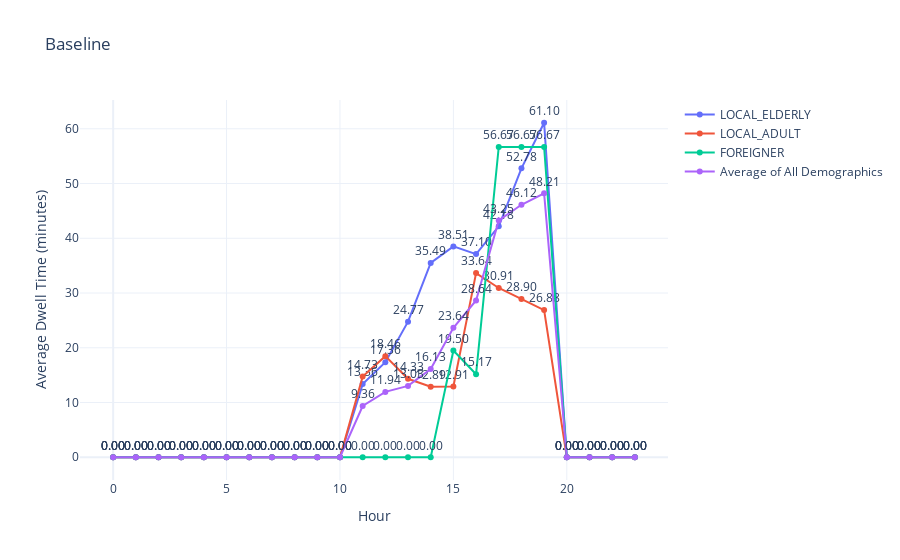

Notebook cell for this chart:
### Code cell
import pandas as pd
import plotly.graph_objects as go

file_path = 'baseline1day.xlsx'
xls = pd.ExcelFile(file_path)

avg_dwell_times = pd.DataFrame()

day_data = pd.read_excel(xls, sheet_name='Day 1')
day_data = day_data.drop(columns=[col for col in day_data.columns if "Unnamed" in col])
day_data['LOCAL_ELDERLY'] = day_data['LOCAL_ELDERLY']/60
day_data['LOCAL_ADULT'] = day_data['LOCAL_ADULT']/60
day_data['FOREIGNER'] = day_data['FOREIGNER']/60
day_data['Average of All Demographics'] = day_data['Average of All Demographics']/60
day_data_filtered = day_data[(day_data['Simulation Hour'] >= 0) & (day_data['Simulation Hour'] <= 23)]

day_data_new = day_data[(day_data['Simulation Hour'] >= 10) & (day_data['Simulation Hour'] <= 20)]
average_Baseline = day_data_new['Average of All Demographics'].sum()/10
print(average_Baseline)

fig = go.Figure()

for column in day_data_filtered.columns[1:]: 
    text_values = [f"{value:.2f}" for value in day_data_filtered[column]]
    fig.add_trace(go.Scatter(x=day_data_filtered['Simulation Hour'], y=day_data_filtered[column], text=text_values,
                             mode='lines+markers+text', name=column, textposition="top center"))

fig.update_layout(title='Baseline',
                  xaxis_title='Hour',
                  yaxis_title='Average Dwell Time (minutes)',
                  template='plotly_white')

fig.show()

### Figure 1 — Plotly figure (JSON) as saved in the notebook; plotly's stock layout.template omitted (floating-point values rounded to 4 significant figures)
{"data": [{"mode": "lines+markers+text", "name": "LOCAL_ELDERLY", "text": ["0.00", "0.00", "0.00", "0.00", "0.00", "0.00", "0.00", "0.00", "0.00", "0.00", "0.00", "13.36", "17.36", "24.77", "35.49", "38.51", "37.10", "42.18", "52.78", "61.10", "0.00", "0.00", "0.00", "0.00"], "textposition": "top center", "type": "scatter", "x": [0, 1, 2, 3, 4, 5, 6, 7, 8, 9, 10, 11, 12, 13, 14, 15, 16, 17, 18, 19, 20, 21, 22, 23], "y": [0, 0, 0, 0, 0, 0, 0, 0, 0, 0, 0, 13.36, 17.36, 24.77, 35.49, 38.51, 37.1, 42.18, 52.78, 61.1, 0, 0, 0, 0]}, {"mode": "lines+markers+text", "name": "LOCAL_ADULT", "text": ["0.00", "0.00", "0.00", "0.00", "0.00", "0.00", "0.00", "0.00", "0.00", "0.00", "0.00", "14.73", "18.46", "14.33", "12.89", "12.91", "33.64", "30.91", "28.90", "26.88", "0.00", "0.00", "0.00", "0.00"], "textposition": "top center", "type": "scatter", "x": [0, 1, 2, 3, 4, 5, 6, 7, 8, 9, 10, 11, 12, 13, 14, 15, 16, 17, 18, 19, 20, 21, 22, 23], "y": [0, 0, 0, 0, 0, 0, 0, 0, 0, 0, 0, 14.73, 18.46, 14.33, 12.89, 12.91, 33.64, 30.91, 28.9, 26.88, 0, 0, 0, 0]}, {"mode": "lines+markers+text", "name": "FOREIGNER", "text": ["0.00", "0.00", "0.00", "0.00", "0.00", "0.00", "0.00", "0.00", "0.00", "0.00", "0.00", "0.00", "0.00", "0.00", "0.00", "19.50", "15.17", "56.67", "56.67", "56.67", "0.00", "0.00", "0.00", "0.00"], "textposition": "top center", "type": "scatter", "x": [0, 1, 2, 3, 4, 5, 6, 7, 8, 9, 10, 11, 12, 13, 14, 15, 16, 17, 18, 19, 20, 21, 22, 23], "y": [0, 0, 0, 0, 0, 0, 0, 0, 0, 0, 0, 0, 0, 0, 0, 19.5, 15.17, 56.67, 56.67, 56.67, 0, 0, 0, 0]}, {"mode": "lines+markers+text", "name": "Average of All Demographics", "text": ["0.00", "0.00", "0.00", "0.00", "0.00", "0.00", "0.00", "0.00", "0.00", "0.00", "0.00", "9.36", "11.94", "13.03", "16.13", "23.64", "28.64", "43.25", "46.12", "48.21", "0.00", "0.00", "0.00", "0.00"], "textposition": "top center", "type": "scatter", "x": [0, 1, 2, 3, 4, 5, 6, 7, 8, 9, 10, 11, 12, 13, 14, 15, 16, 17, 18, 19, 20, 21, 22, 23], "y": [0, 0, 0, 0, 0, 0, 0, 0, 0, 0, 0, 9.363, 11.94, 13.03, 16.13, 23.64, 28.64, 43.25, 46.12, 48.21, 0, 0, 0, 0]}], "layout": {"title": {"text": "Baseline"}, "xaxis": {"title": {"text": "Hour"}}, "yaxis": {"title": {"text": "Average Dwell Time (minutes)"}}}}
